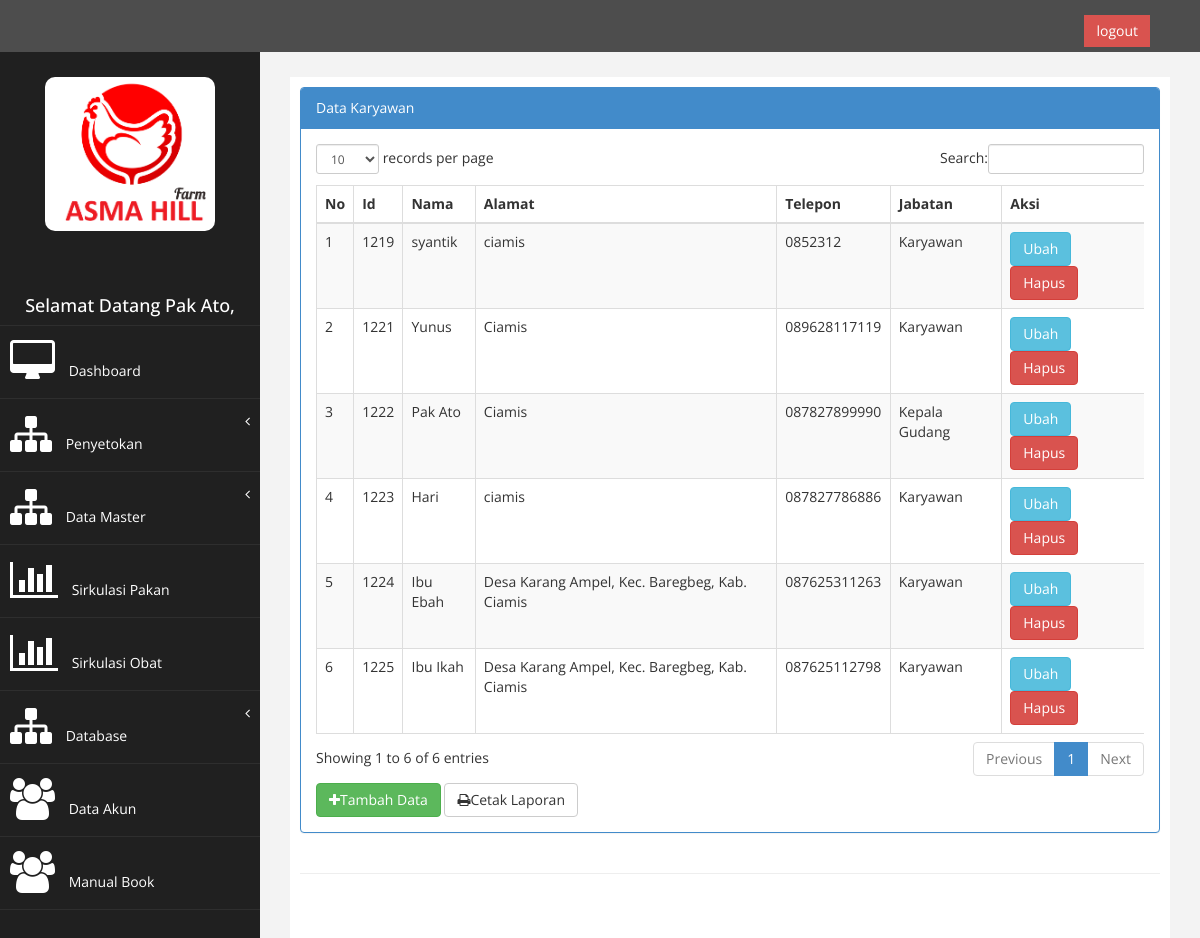
The page /index.php?page=data_karyawan (signed in) on the database as committed earlier.
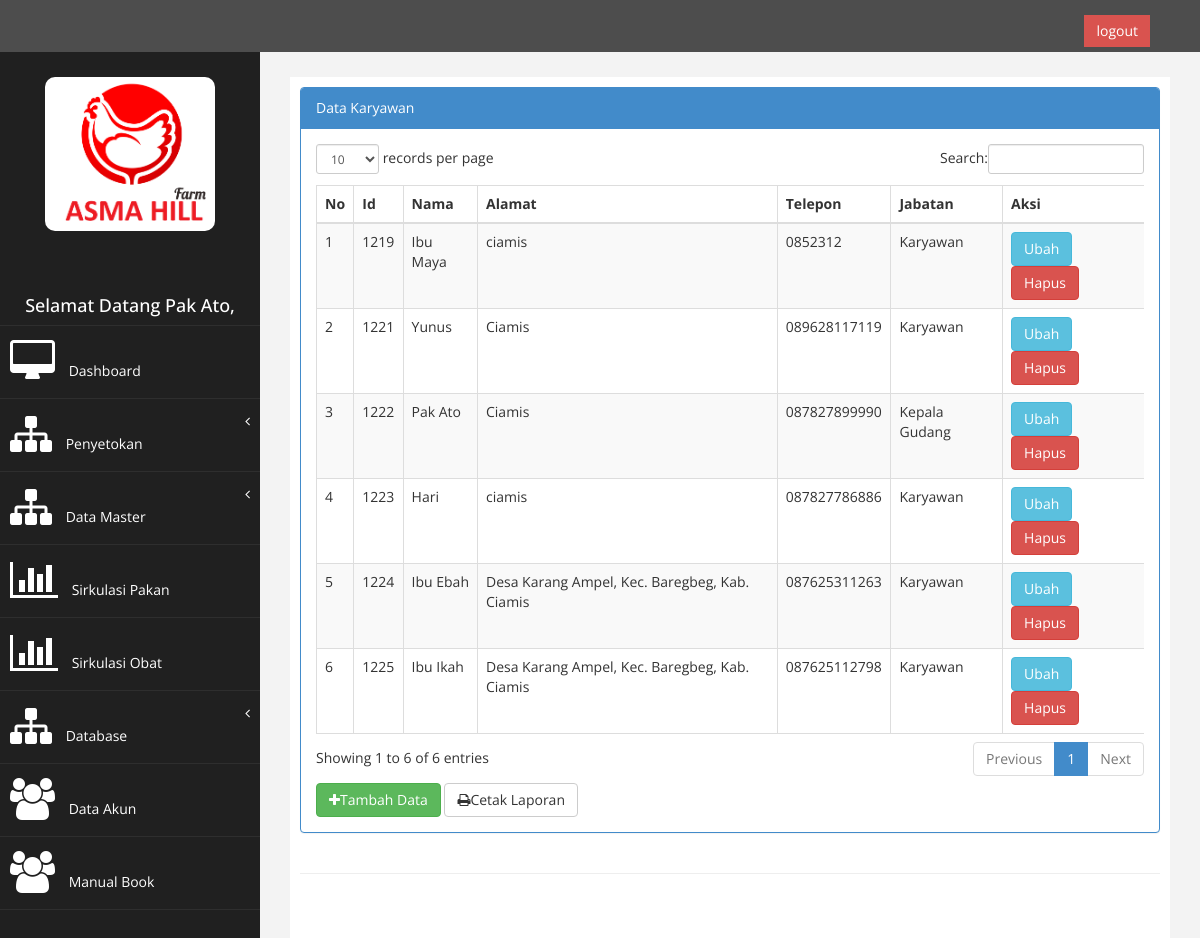
The same page on the database as committed later.
### tables this page shows
CREATE TABLE `tb_karyawan` (
  `id_karyawan` int(11) NOT NULL AUTO_INCREMENT,
  `nama_karyawan` varchar(250) NOT NULL,
  `alamat_karyawan` varchar(250) NOT NULL,
  `telepon_karyawan` varchar(14) NOT NULL,
  `jabatan_karyawan` varchar(50) NOT NULL,
  PRIMARY KEY (`id_karyawan`)
);

### page/data_karyawan/data_karyawan.php (the view)
<div class="row">
                <div class="col-md-12">
                    <div class="panel panel-primary">
                        <div class="panel-heading">
                             Data Karyawan
                        </div>
                        <div class="panel-body">
                            <div class="table-responsive">
                                <table class="table table-striped table-bordered table-hover" id="dataTables-example">
                                    <thead>
                                        <tr>
                                        	<th>No</th>
                                            <th>Id</th>
                                            <th>Nama</th>
                                            <th>Alamat</th>
                                            <th>Telepon</th>
                                            <th>Jabatan</th>
                                            <th>Aksi</th>
                                        </tr>
                                    </thead>
                                    <tbody>
                                    <?php
                                    $no = 1;
                                    $sql = $koneksi->query("select * from tb_karyawan");
                                    while ($data= $sql->fetch_assoc()){
                                    	 $jabatan_karyawan =$data['jabatan_karyawan'];
                                    ?>
                                    <tr>
                                    <td><?php echo $no++; ?></td>
                                    <td><?php echo $data['id_karyawan']; ?></td>
                                    <td><?php echo $data['nama_karyawan']; ?></td>
                                    <td><?php echo $data['alamat_karyawan']; ?></td>
                                    <td><?php echo $data['telepon_karyawan']; ?></td>
                                    <td><?php If($jabatan_karyawan=="kr"){
                                                Echo "Karyawan";
                                            }Else if($jabatan_karyawan=="kpg"){
                                                Echo "Kepala Gudang";
                                            }?></td>
                                    <td>
                                    <a href="?page=data_karyawan&aksi=ubah&id=<?php echo $data['id_karyawan'];?>"  class="btn btn-info">Ubah</a>
                                    <a onclick="return confirm('Anda Yakin Akan Menghapus Data Ini?')" href="?page=data_karyawan&aksi=hapus&id=<?php echo $data['id_karyawan']; ?>" class="btn btn-danger">Hapus</a>
                                    </td>
                                    </tr>
                                    <?php } ?>
                                    </tbody>
                                    </table>
                                    </div>
                                    <a href="?page=data_karyawan&aksi=tambah" class="btn btn-success" style="margin-bottom: : 8px";><i class="fa fa-plus"></i>Tambah Data</a>
                                    <a href="./laporan/laporan_karyawan.php" target="blank" class="btn btn-default" style="margin-bottom: : 8px";><i class="fa fa-print"></i>Cetak Laporan</a>
                                       </div>
                                        </div>
                                         </div>
                                          </div>

Rows that differ between the two databases and show on the page:
changed tb_karyawan id 1219: nama_karyawan "syantik" → "Ibu Maya"
